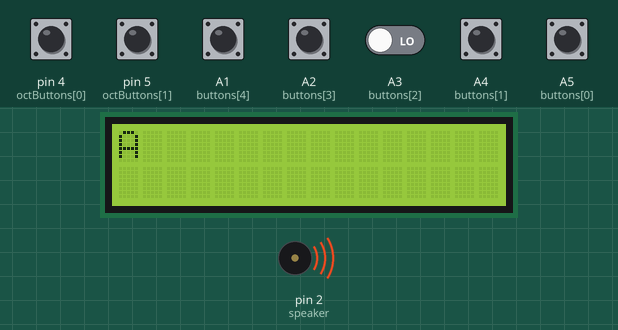
A sketch run on a simulated Arduino Uno, built with avr-gcc and run on an emulated ATmega328P. Parts: 16×2 character LCD, buzzer (waves = sounding). The test bench sets the inputs (shaded band); at power-on: A5 (buttons[0]), pin 4 (octButtons[0]) HIGH, A1 (buttons[4]), A2 (buttons[3]), A3 (buttons[2]), A4 (buttons[1]), pin 5 (octButtons[1]) LOW.

Above: at 1.2 s.
1.3 s: A4 (buttons[1]) pulled HIGH for 0.15 s
At 1.37 s:
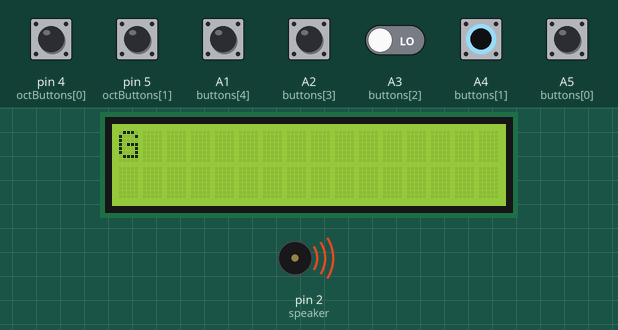
2.9 s: A5 (buttons[0]) pulled LOW for 0.15 s
At 3.4 s:
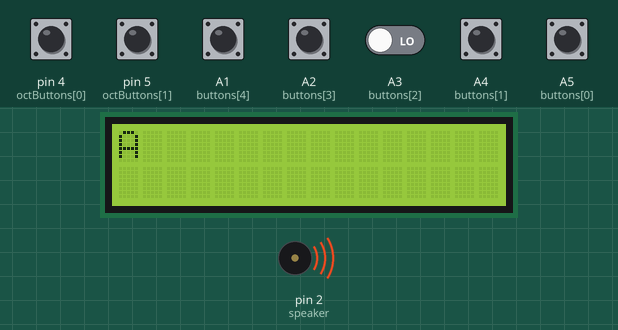
4.5 s: A3 (buttons[2]) driven HIGH and A4 (buttons[1]) driven HIGH
At 5.2 s:
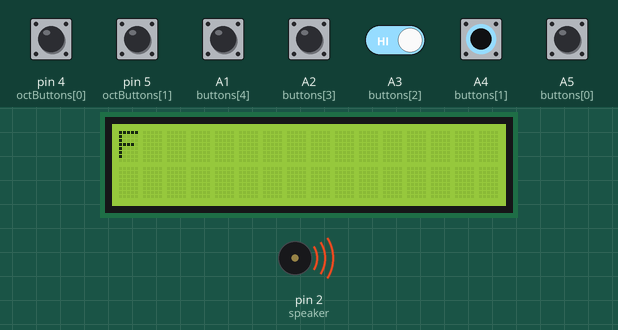
6.0 s: A2 (buttons[3]) pulled HIGH for 0.15 s
At 7.0 s:
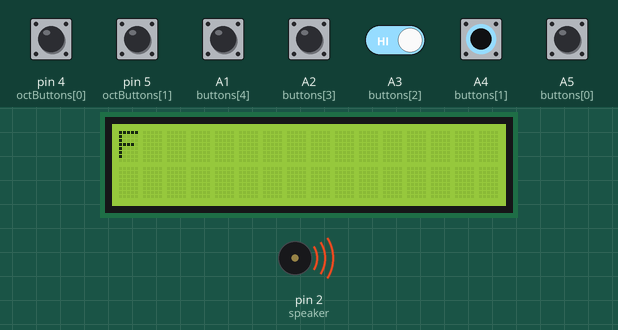
7.6 s: A3 (buttons[2]) driven LOW
At 8.7 s:
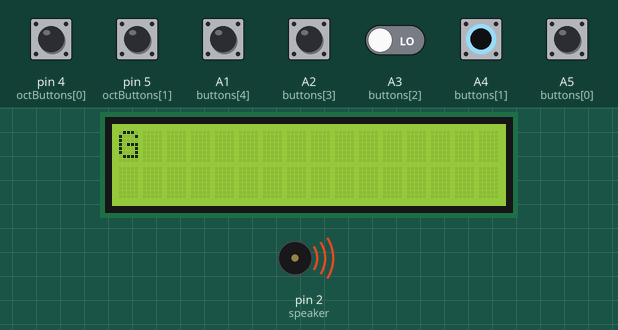
9.1 s: A3 (buttons[2]) driven HIGH
At 9.9 s:
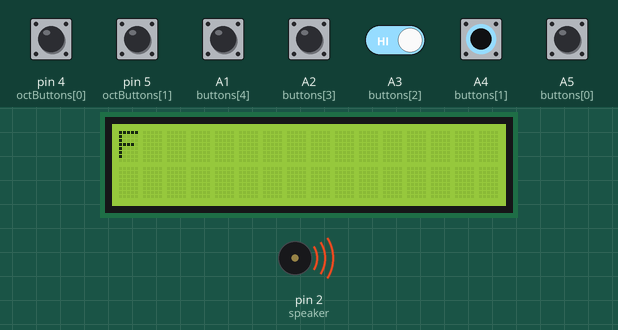
Timing chart, 0 to 11.6 s (numbered marks = the images above; inputs shaded):
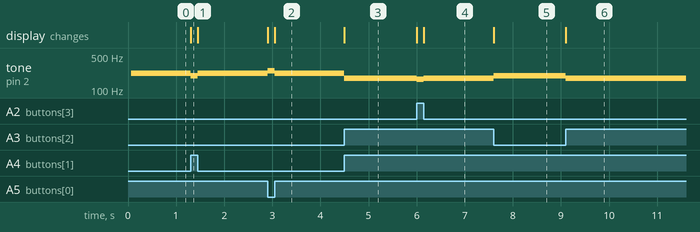

The sketch:

_7-tone_keyboard.ino
```cpp
//external library required for programming lcd display
#include <LiquidCrystal.h>

//7 tone keyboard program by Nathan Bhak and Chris Ye

//sets pins for LCD display
LiquidCrystal lcd(13,12,11,10,9,8);

//sets pins for each button
const int buttons[] = {A5,A4,A3,A2,A1,A0,3};
const int octButtons[] = {4,5};
//sets pin for speaker
const int speaker = 2;

//array of pitches
const char pitches[] = {'B','A','G','F','E','D','C'};
//array of frequencies
const int tones[] = {494,440,392,349,330,294,262};
const int lowTones[] = {247,220,196,175,165,147,131};

//represents the pitch
int noteTone = 0;

//represents current octave
int octave = 2;


//function
void playNote(int x, int oct){

      //displays the note being played
      lcd.print(pitches[x]);


      if(oct == 1){
        //sets the pitch to the note represented by the button pressed
        noteTone = tones[x];
      }

      else if(oct == 2){
        //sets the pitch to the note represented by the button pressed
        noteTone = lowTones[x];
      }

      //plays the note with the correct frequency
      tone(speaker,noteTone);

}

void setup() {

  //number of columns and rows that can used on the display
  lcd.begin(16,2);

  //sets buttons as input devices
  for(int i=0; i<=6; i++){
    pinMode(buttons[i],INPUT);
  }

  for(int i=0; i<=1; i++){
    pinMode(octButtons[i],INPUT);
  }

  //sets the speaker as an output device
  pinMode(speaker, OUTPUT);

}

void loop() {

    //switches to higher octave if relevant button is pressed
    if(! digitalRead(octButtons[0])){
      octave = 1;
    }

    //switches to lower octave if relevant button is pressed
    else if(! digitalRead(octButtons[1])){
      octave = 2;
    }

    //sets the location of the text on the display
    lcd.setCursor(0,0);


    //runs function to play note when relevant button is pressed

    if(! digitalRead(buttons[0])){
      playNote(0,octave);
    }

    else if(! digitalRead(buttons[1])){
      playNote(1,octave);
    }

    else if(! digitalRead(buttons[2])){
      playNote(2,octave);
    }

    else if(! digitalRead(buttons[3])){
      playNote(3,octave);
    }

    else if(! digitalRead(buttons[4])){
      playNote(4,octave);
    }

    else if(! digitalRead(buttons[5])){
      playNote(5,octave);
    }

    else if(! digitalRead(buttons[6])){
      playNote(6,octave);
    }

    else{
      //if no button is pressed, then turn off the speaker
      noTone(speaker);
    }

}
```

Measured:
- after the input at 1.3 s, tone on pin 2 (speaker): 220 Hz → 196 Hz at once, → 220 Hz 0.15 s later; the display: changes at once (image 1)
- after the input at 2.9 s, tone on pin 2 (speaker): 220 Hz → 247 Hz at once, → 220 Hz 0.15 s later; the display: first changes at once (image 2 shows a later state)
- after the input at 4.5 s, tone on pin 2 (speaker): 220 Hz → 175 Hz at once; the display: changes at once (image 3)
- after the input at 6.0 s, tone on pin 2 (speaker): 175 Hz → 165 Hz at once, → 175 Hz 0.15 s later; the display: first changes at once (image 4 shows a later state)
- after the input at 7.6 s, tone on pin 2 (speaker): 175 Hz → 196 Hz at once; the display: changes at once (image 5)
- after the input at 9.1 s, tone on pin 2 (speaker): 196 Hz → 175 Hz at once; the display: changes at once (image 6)
